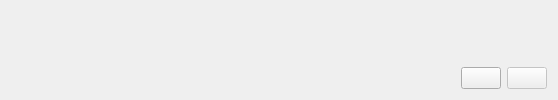
     <widget class="QWidget" name="tab_8">
      <attribute name="title">
       <string>Attachments</string>
      </attribute>
      <layout class="QGridLayout" name="gridLayout_3">
       <item row="0" column="0" colspan="3">
        <widget class="QWidget" name="mAttachmentViewPlaceHolder" native="true"/>
       </item>
       <item row="1" column="0">
        <spacer name="horizontalSpacer_4">
         <property name="orientation">
          <enum>Qt::Horizontal</enum>
         </property>
         <property name="sizeHint" stdset="0">
          <size>
           <width>444</width>
           <height>20</height>
          </size>
         </property>
        </spacer>
       </item>
       <item row="1" column="1">
        <widget class="QPushButton" name="mAddButton">
         <property name="sizePolicy">
          <sizepolicy hsizetype="Fixed" vsizetype="Fixed">
           <horstretch>0</horstretch>
           <verstretch>0</verstretch>
          </sizepolicy>
         </property>
         <property name="toolTip">
          <string extracomment="@info:tooltip">Add an attachment</string>
         </property>
         <property name="whatsThis">
          <string extracomment="@info:whatsthis">Shows a dialog used to select an attachment to add to this event or to-do as link or as inline data.</string>
         </property>
         <property name="text">
          <string/>
         </property>
        </widget>
       </item>
       <item row="1" column="2">
        <widget class="QPushButton" name="mRemoveButton">
         <property name="enabled">
          <bool>false</bool>
         </property>
         <property name="sizePolicy">
          <sizepolicy hsizetype="Fixed" vsizetype="Fixed">
           <horstretch>0</horstretch>
           <verstretch>0</verstretch>
          </sizepolicy>
         </property>
         <property name="toolTip">
          <string extracomment="@info:tooltip">Remove the selected attachment</string>
         </property>
         <property name="whatsThis">
          <string extracomment="@info:whatsthis">Removes the attachment selected in the list above from this event or to-do.</string>
         </property>
         <property name="text">
          <string/>
         </property>
        </widget>
       </item>
      </layout>
     </widget>
